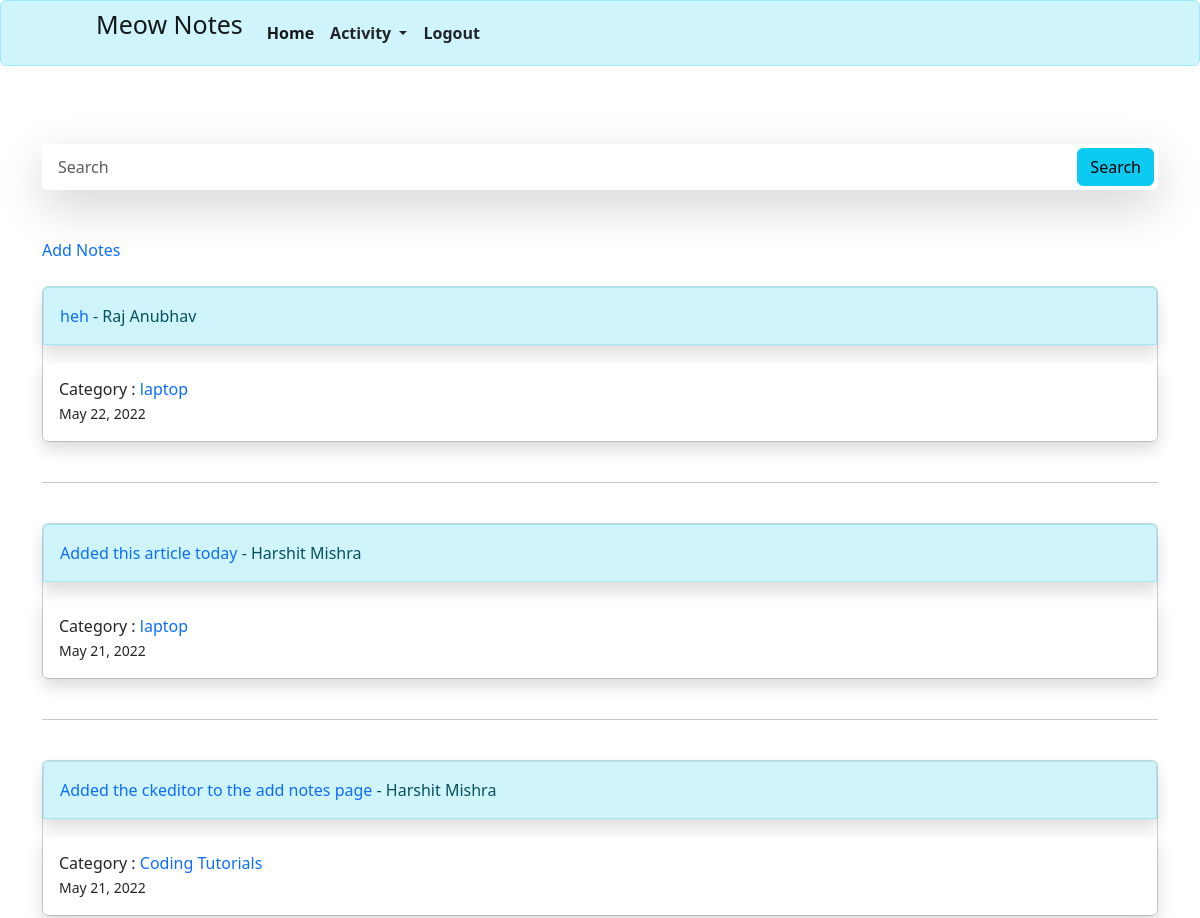
The page / (signed in, upper part) on the database as committed earlier.
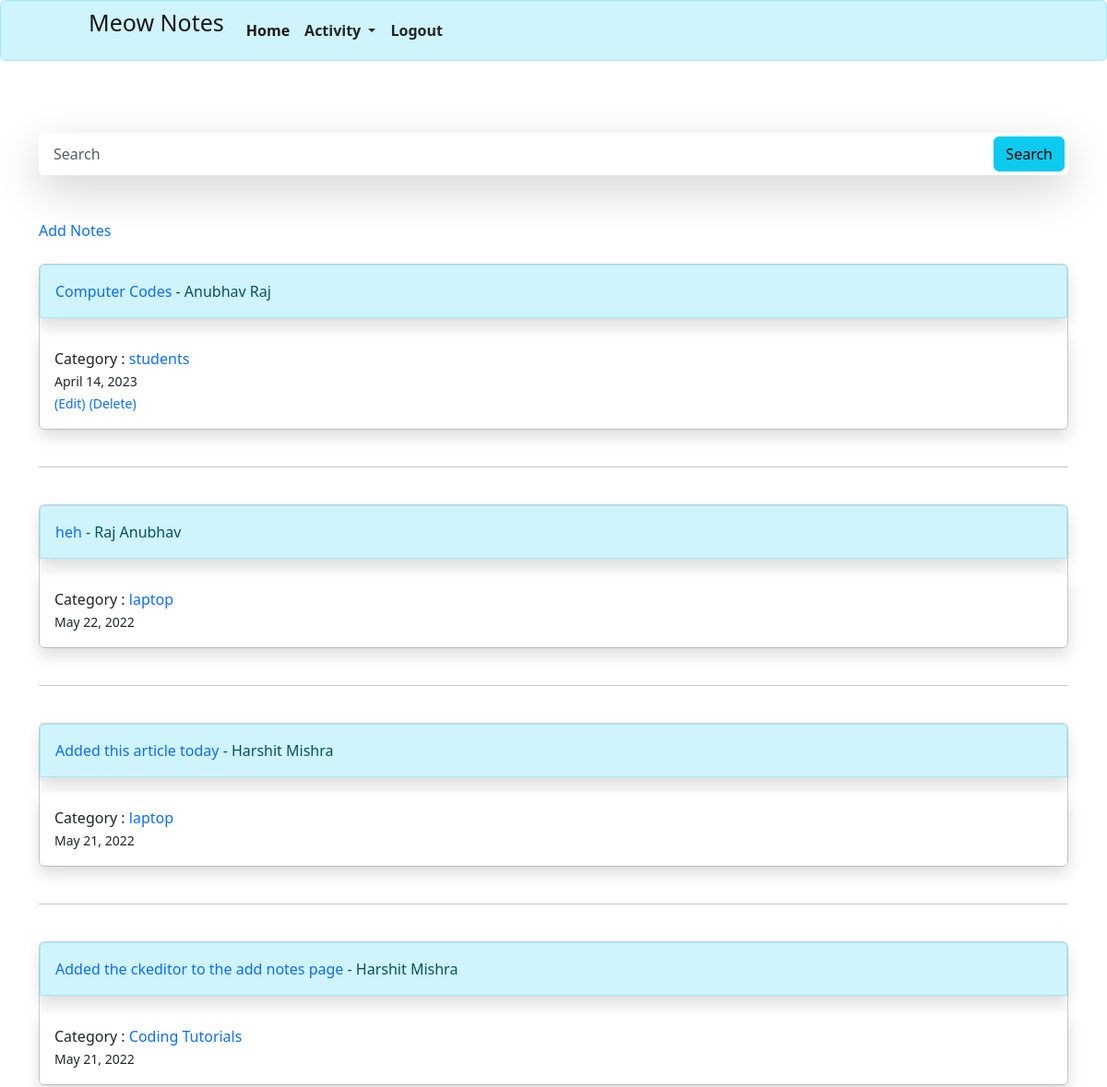
The same page on the database as committed later.
### main/models.py (models this page shows, shortened)
class Post(models.Model):
    title=models.CharField(max_length=255)
    header_image = models.ImageField(null=True, blank=True, upload_to='images/') # this will allow the user without the images to its profile
    '''
        we should not store the image to the database, instead we must use aws and other services and store the link of the image
        this will save the space of the database. Heroku wouldn't let you upload the images to the database.
        ------------------------------------------------------------------------------------------------------------------------
        Steps to install the images
        \----> install the pillow using the command 'pip install Pillow'
        \---->
    '''
    title = models.CharField(max_length=255)
    title_tag = models.CharField(max_length=255, default="")
    header_image = models.ImageField(
        null=True, blank=True, upload_to='images/')
    '''
    For this we need to add the path of the media
    in the settings.py

    STATIC_URL = 'static/'
    STATIC_ROOT = os.path.join(BASE_DIR, 'static/')

    MEDIA_URL = 'media/'
    MEDIA_ROOT = os.path.join(BASE_DIR, 'media/')

    after this we need to do collectstatic

    '''
    author = models.ForeignKey(User, on_delete=models.CASCADE)
    post_date = models.DateField(auto_now_add=True)
    body = RichTextField(blank=True, null=True)
    category = models.CharField(max_length=255, default='')
    likes = models.ManyToManyField(User, related_name='note_post', default='1')

### main/views.py (the view)
# urls.py: path('', HomeView.as_view(), name="home"),
class HomeView(ListView):
    model = Post
    template_name = 'mysite/index.html'
    ordering = ['-post_date']

### templates/mysite/index.html (shortened to what this page needs)
{% extends 'mysite/base.html' %}
{% block content %}
{%block head%}
<link href="https://cdn.jsdelivr.net/npm/bootstrap@5.3.0-alpha3/dist/css/bootstrap.min.css" rel="stylesheet">
{%endblock%}
{% if user.is_authenticated %}
<br>
<br>
<form id="search" class="d-flex flex-row shadow-lg p-1 bg-white rounded" style="display: none;">
  <input class="form-control mr-sm-2" type="search" placeholder="Search" aria-label="Search" style="border: none;">
  <button class="btn btn-info my-2 my-sm-0" type="submit">Search</button>
</form>
<br>
<br>
<a href="{% url 'add-post' %}" class="text-decoration-none">Add Notes</a>
<br>
<br>
<ul style="margin: 0px; padding: 0px">
  {% for post in object_list %}
  <div class="d-flex justify-content-center card m-auto">
    <div class="card-header shadow alert alert-info">
      <a href="{% url 'article-detail' post.pk %}" style="text-decoration:none; ">
        {{post.title}}</a> -
      {{post.author.first_name }} {{ post.author.last_name }}
    </div>
    <div class="card-body shadow">
      Category : <a href="{% url 'category-view' post.category|slugify %}"
        style="text-decoration:none;">{{post.category}}</a>
      <br>
      <small>{{ post.post_date }}</small>
      <br>
      {% if user.is_authenticated %}
      {% if user.id == post.author.id %}
      <a href="{% url 'edit-post' post.pk %}" class="text-decoration-none"><small>(Edit)</small></a>
      <a href="{% url 'delete-post' post.pk %}" class="text-decoration-none"><small>(Delete)</small></a>
      {%endif%}
      {% endif %}
    </div>
  </div>
  <br>
  <hr>
  <br>
  {% endfor %}
</ul>
{% endif %}
{% endblock %}

Rows that differ between the two databases and show on the page:
added Post: title "Computer Codes", author.first_name "Anubhav", author.last_name "Raj", category "students", post_date "April 14, 2023", shows "(Edit)"
